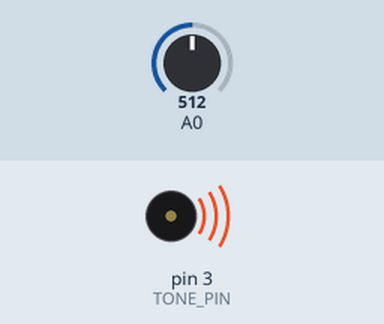
Simulated run of this sketch. Board: Arduino Uno, built with avr-gcc and run on an emulated ATmega328P. On the bench: buzzer (waves = sounding). The inputs (shaded band) are chosen by the test bench; at power-on: A0 = 512.

Above: at 0.1 s.
Timing chart, 0 to 1.6 s (numbered marks = the images above):
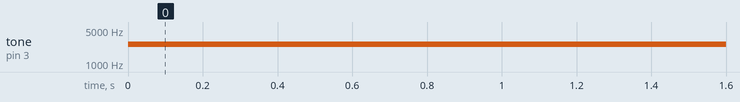

The sketch:

Exp06.ino
```cpp
/* Experiment 06: Setting the tone with a piezo buzzer. */

/* pin attached to piezo buzzer */
#define TONE_PIN 3

void setup()
{

}

void loop()
{
  int potentiometerValue = analogRead(A0);
  int toneValue = map(potentiometerValue, 0, 1023, 120, 5000);
  tone(TONE_PIN, toneValue);
}
```

Measured:
- by itself, tone on pin 3 (TONE_PIN): silent → 2562 Hz at 0.00 s
